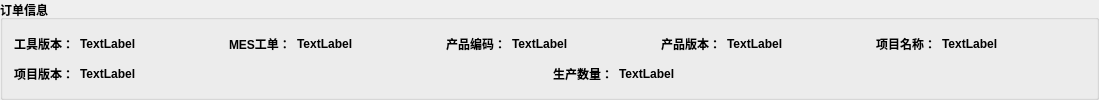
    <widget class="QGroupBox" name="groupBox_4">
     <property name="font">
      <font>
       <weight>75</weight>
       <bold>true</bold>
      </font>
     </property>
     <property name="title">
      <string>订单信息</string>
     </property>
     <layout class="QGridLayout" name="gridLayout_7">
      <item row="0" column="0" colspan="4">
       <layout class="QHBoxLayout" name="horizontalLayout_5">
        <item>
         <widget class="QLabel" name="label">
          <property name="text">
           <string>工具版本：</string>
          </property>
         </widget>
        </item>
        <item>
         <widget class="QLabel" name="label_4">
          <property name="text">
           <string>TextLabel</string>
          </property>
         </widget>
        </item>
        <item>
         <spacer name="horizontalSpacer_6">
          <property name="orientation">
           <enum>Qt::Horizontal</enum>
          </property>
          <property name="sizeHint" stdset="0">
           <size>
            <width>52</width>
            <height>20</height>
           </size>
          </property>
         </spacer>
        </item>
        <item>
         <widget class="QLabel" name="label_53">
          <property name="text">
           <string>MES工单：</string>
          </property>
         </widget>
        </item>
        <item>
         <widget class="QLabel" name="label_54">
          <property name="text">
           <string>TextLabel</string>
          </property>
         </widget>
        </item>
        <item>
         <spacer name="horizontalSpacer_7">
          <property name="orientation">
           <enum>Qt::Horizontal</enum>
          </property>
          <property name="sizeHint" stdset="0">
           <size>
            <width>40</width>
            <height>20</height>
           </size>
          </property>
         </spacer>
        </item>
        <item>
         <widget class="QLabel" name="label_57">
          <property name="text">
           <string>产品编码：</string>
          </property>
         </widget>
        </item>
        <item>
         <widget class="QLabel" name="label_58">
          <property name="text">
           <string>TextLabel</string>
          </property>
         </widget>
        </item>
        <item>
         <spacer name="horizontalSpacer_8">
          <property name="orientation">
           <enum>Qt::Horizontal</enum>
          </property>
          <property name="sizeHint" stdset="0">
           <size>
            <width>40</width>
            <height>20</height>
           </size>
          </property>
         </spacer>
        </item>
        <item>
         <widget class="QLabel" name="label_59">
          <property name="text">
           <string>产品版本：</string>
          </property>
         </widget>
        </item>
        <item>
         <widget class="QLabel" name="label_60">
          <property name="text">
           <string>TextLabel</string>
          </property>
         </widget>
        </item>
        <item>
         <spacer name="horizontalSpacer_9">
          <property name="orientation">
           <enum>Qt::Horizontal</enum>
          </property>
          <property name="sizeHint" stdset="0">
           <size>
            <width>40</width>
            <height>20</height>
           </size>
          </property>
         </spacer>
        </item>
        <item>
         <widget class="QLabel" name="label_55">
          <property name="text">
           <string>项目名称：</string>
          </property>
         </widget>
        </item>
        <item>
         <widget class="QLabel" name="label_56">
          <property name="text">
           <string>TextLabel</string>
          </property>
         </widget>
        </item>
        <item>
         <spacer name="horizontalSpacer_11">
          <property name="orientation">
           <enum>Qt::Horizontal</enum>
          </property>
          <property name="sizeHint" stdset="0">
           <size>
            <width>40</width>
            <height>20</height>
           </size>
          </property>
         </spacer>
        </item>
       </layout>
      </item>
      <item row="1" column="0">
       <layout class="QHBoxLayout" name="horizontalLayout_15">
        <item>
         <widget class="QLabel" name="label_63">
          <property name="text">
           <string>项目版本：</string>
          </property>
         </widget>
        </item>
        <item>
         <widget class="QLabel" name="label_64">
          <property name="text">
           <string>TextLabel</string>
          </property>
         </widget>
        </item>
       </layout>
      </item>
      <item row="1" column="1">
       <spacer name="horizontalSpacer_10">
        <property name="orientation">
         <enum>Qt::Horizontal</enum>
        </property>
        <property name="sizeHint" stdset="0">
         <size>
          <width>405</width>
          <height>20</height>
         </size>
        </property>
       </spacer>
      </item>
      <item row="1" column="2">
       <layout class="QHBoxLayout" name="horizontalLayout_16">
        <item>
         <widget class="QLabel" name="label_61">
          <property name="text">
           <string>生产数量：</string>
          </property>
         </widget>
        </item>
        <item>
         <widget class="QLabel" name="label_62">
          <property name="text">
           <string>TextLabel</string>
          </property>
         </widget>
        </item>
       </layout>
      </item>
      <item row="1" column="3">
       <spacer name="horizontalSpacer_12">
        <property name="orientation">
         <enum>Qt::Horizontal</enum>
        </property>
        <property name="sizeHint" stdset="0">
         <size>
          <width>404</width>
          <height>20</height>
         </size>
        </property>
       </spacer>
      </item>
     </layout>
    </widget>
